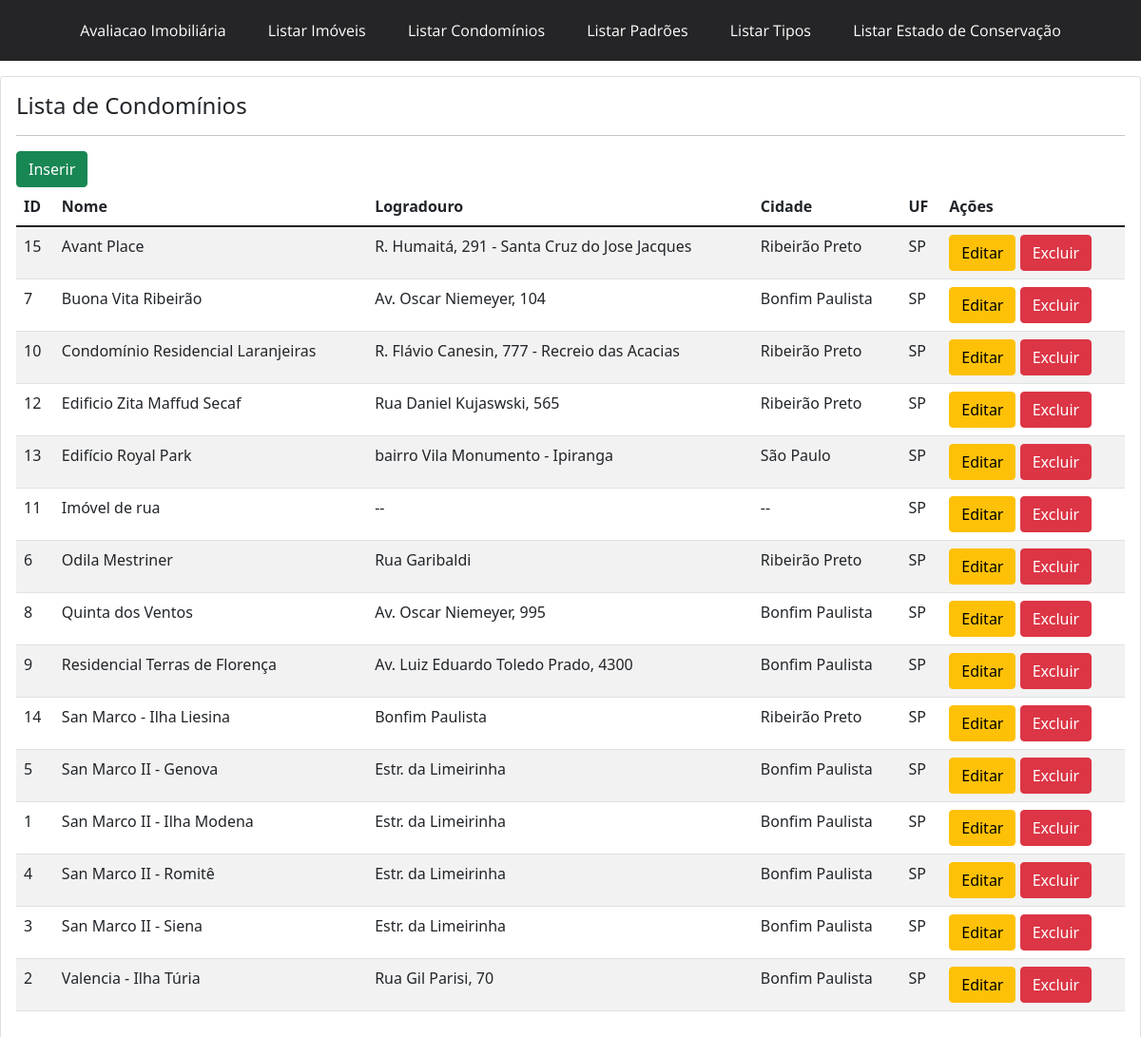
The page /condominio/ on the database as committed earlier.
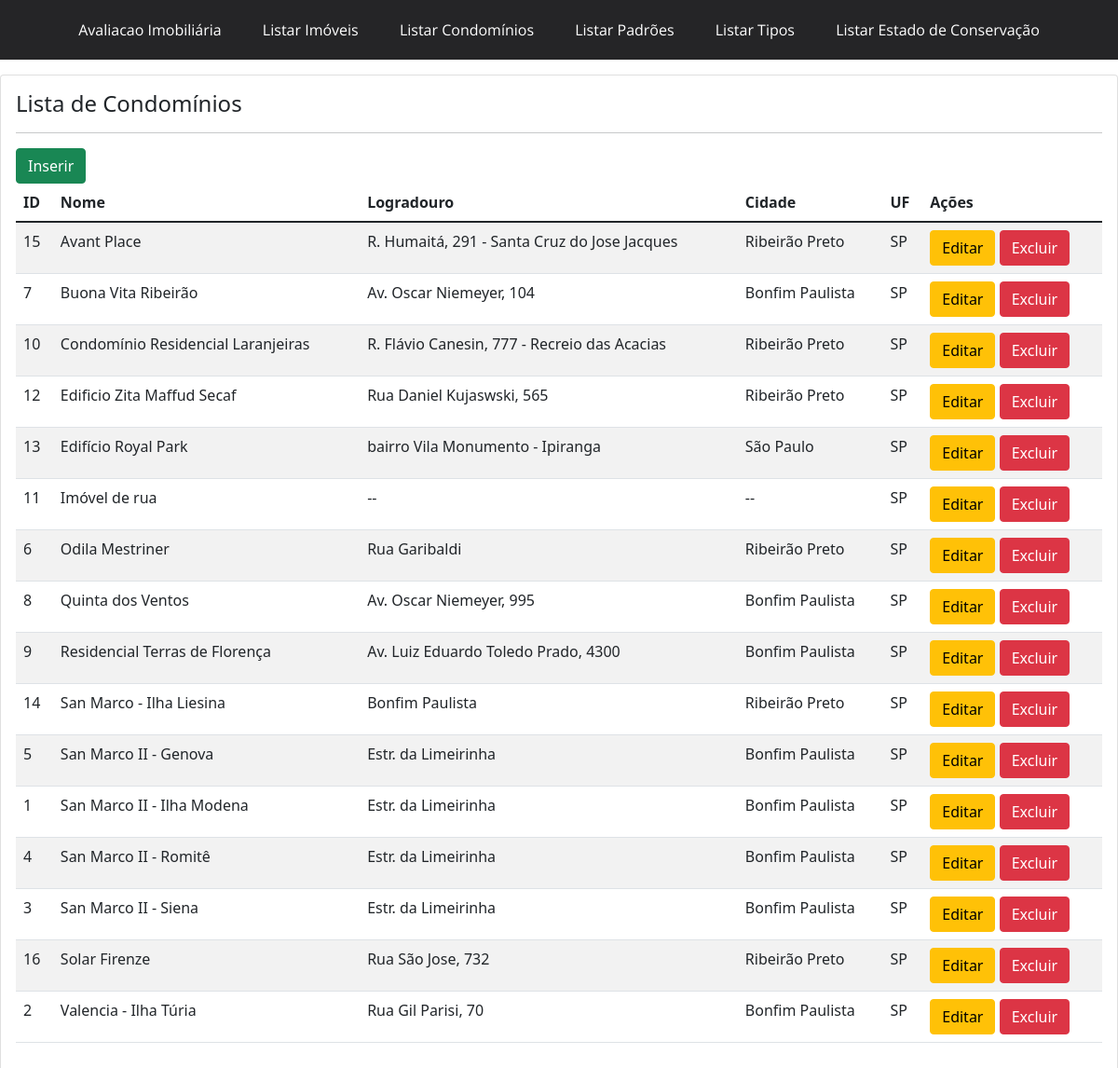
The same page on the database as committed later.
### portal/models.py (models this page shows, shortened)
class Nomecondominio(models.Model):
    nome = models.CharField(max_length=300)
    endereco = models.CharField(max_length=300, blank=True, null=True)
    cidade = models.CharField(max_length=100, blank=True, null=True)
    uf = models.CharField(db_column='UF', max_length=2, blank=True, null=True)  # Field name made lowercase.
    class Meta:
       ordering = ['nome']

### portal/views.py (the view)
# urls.py: path('condominio/', views.condominio, name='condominio'),
def condominio (request):
    condominio = Nomecondominio.objects.all()
    context = {
        'condominio': condominio
    }
    return render(request, 'portal/condominio.html', context)

### portal/templates/portal/condominio.html
{% extends 'base.html' %}
{% block content %}
<div class = "card">
<div class="card-body">
 <h4> Lista de Condomínios </h4>
 <hr>
<a class="btn btn-success" href="{% url 'cond_add' %}"> Inserir </a>
  <table class = "table table-striped">
      <thead>
        <tr>
            <th>ID</th>
            <th>Nome</th>
            <th>Logradouro</th>
            <th>Cidade</th>
            <th>UF</th>
            <th>Ações</th>
        </tr>
      </thead>
      <tbody>
         {%  for condominio in condominio %}
         <tr>
             <td>{{ condominio.id  }} </td>
             <td>{{ condominio.nome }}</td>
             <td>{{ condominio.endereco }}</td>
             <td>{{ condominio.cidade }}</td>
             <td>{{ condominio.uf }}</td>
             <td><a class ="btn btn-warning" href="{% url 'cond_edit' condominio.id %}" >Editar</a>
                 <a class ="btn btn-danger" href="{% url 'cond_delete' condominio.id %}" onclick="return confirm ('Tem certeza que deseja excluir este imóvel?')">Excluir</a>
             </td>
         </tr>
         {% endfor %}
      </tbody>
  </table>
</div>
</div>
{% endblock %}

Rows that differ between the two databases and show on the page:
added Nomecondominio: id "16", nome "Solar Firenze", endereco "Rua São Jose, 732", cidade "Ribeirão Preto", uf "SP"
